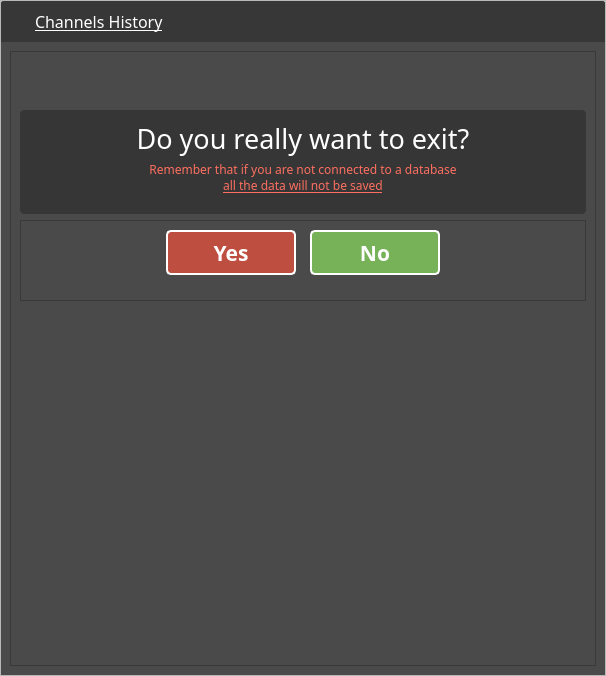
<?xml version="1.0" encoding="UTF-8"?>
<ui version="4.0">
 <class>Form</class>
 <widget class="QWidget" name="Form">
  <property name="geometry">
   <rect>
    <x>0</x>
    <y>0</y>
    <width>606</width>
    <height>676</height>
   </rect>
  </property>
  <property name="windowTitle">
   <string>Form</string>
  </property>
  <layout class="QVBoxLayout" name="verticalLayout">
   <property name="leftMargin">
    <number>0</number>
   </property>
   <property name="topMargin">
    <number>0</number>
   </property>
   <property name="rightMargin">
    <number>0</number>
   </property>
   <property name="bottomMargin">
    <number>0</number>
   </property>
   <item>
    <widget class="QFrame" name="db_channel_history">
     <property name="frameShape">
      <enum>QFrame::StyledPanel</enum>
     </property>
     <property name="frameShadow">
      <enum>QFrame::Raised</enum>
     </property>
     <layout class="QVBoxLayout" name="verticalLayout_18" stretch="0,0">
      <property name="spacing">
       <number>0</number>
      </property>
      <property name="leftMargin">
       <number>0</number>
      </property>
      <property name="topMargin">
       <number>0</number>
      </property>
      <property name="rightMargin">
       <number>0</number>
      </property>
      <property name="bottomMargin">
       <number>0</number>
      </property>
      <item>
       <widget class="QFrame" name="frame_35">
        <property name="minimumSize">
         <size>
          <width>0</width>
          <height>41</height>
         </size>
        </property>
        <property name="styleSheet">
         <string notr="true">QFrame{
background-color: rgb(55, 55, 55);
border-top-left-radius:2px;
border-top-right-radius:2px;
}</string>
        </property>
        <property name="frameShape">
         <enum>QFrame::StyledPanel</enum>
        </property>
        <property name="frameShadow">
         <enum>QFrame::Raised</enum>
        </property>
        <layout class="QHBoxLayout" name="horizontalLayout" stretch="0,1,0,0">
         <property name="spacing">
          <number>6</number>
         </property>
         <property name="leftMargin">
          <number>13</number>
         </property>
         <property name="topMargin">
          <number>9</number>
         </property>
         <property name="rightMargin">
          <number>13</number>
         </property>
         <property name="bottomMargin">
          <number>9</number>
         </property>
         <item>
          <widget class="QLabel" name="label_14">
           <property name="minimumSize">
            <size>
             <width>15</width>
             <height>0</height>
            </size>
           </property>
           <property name="styleSheet">
            <string notr="true">image: url(:/database/icons/db/db_s_white.svg);</string>
           </property>
           <property name="text">
            <string/>
           </property>
          </widget>
         </item>
         <item>
          <widget class="QLabel" name="label_15">
           <property name="font">
            <font>
             <family>Segoe UI Semibold</family>
             <pointsize>12</pointsize>
            </font>
           </property>
           <property name="styleSheet">
            <string notr="true">QLabel{
	color:white;
}</string>
           </property>
           <property name="text">
            <string>&lt;html&gt;&lt;head/&gt;&lt;body&gt;&lt;p&gt;&lt;span style=&quot; text-decoration: underline;&quot;&gt;Channels History&lt;/span&gt;&lt;/p&gt;&lt;/body&gt;&lt;/html&gt;</string>
           </property>
          </widget>
         </item>
         <item>
          <widget class="QPushButton" name="refresh_db_btn">
           <property name="minimumSize">
            <size>
             <width>15</width>
             <height>15</height>
            </size>
           </property>
           <property name="maximumSize">
            <size>
             <width>15</width>
             <height>15</height>
            </size>
           </property>
           <property name="cursor">
            <cursorShape>PointingHandCursor</cursorShape>
           </property>
           <property name="styleSheet">
            <string notr="true">QPushButton{
image: url(:/database/icons/db/reload_db.png);
border-radius:4px;
	background-color: rgb(55, 55, 55);
}

QPushButton::hover{
	background-color: rgb(63, 63, 63);
}

QPushButton::pressed{
	background-color: rgb(43, 43, 43);
}
</string>
           </property>
           <property name="text">
            <string/>
           </property>
          </widget>
         </item>
         <item>
          <widget class="QPushButton" name="exit_db_btn">
           <property name="minimumSize">
            <size>
             <width>26</width>
             <height>18</height>
            </size>
           </property>
           <property name="maximumSize">
            <size>
             <width>26</width>
             <height>18</height>
            </size>
           </property>
           <property name="cursor">
            <cursorShape>PointingHandCursor</cursorShape>
           </property>
           <property name="styleSheet">
            <string notr="true">QPushButton{
image: url(:/database/icons/db/exit_db.png);
border-radius:8px;
	background-color: rgb(55, 55, 55);
}

QPushButton::hover{
	background-color: rgb(59, 59, 59);
}

QPushButton::pressed{
	background-color: rgb(43, 43, 43);
}
</string>
           </property>
           <property name="text">
            <string/>
           </property>
          </widget>
         </item>
        </layout>
       </widget>
      </item>
      <item>
       <widget class="QStackedWidget" name="stackedWidget">
        <property name="styleSheet">
         <string notr="true">background-color: rgb(74, 74, 74);</string>
        </property>
        <property name="currentIndex">
         <number>1</number>
        </property>
        <widget class="QWidget" name="page_1">
         <layout class="QVBoxLayout" name="verticalLayout_2">
          <item>
           <widget class="QScrollArea" name="scrollArea1">
            <property name="styleSheet">
             <string notr="true">background-color: qlineargradient(spread:pad, x1:0, y1:0.0116818, x2:1, y2:1, stop:1 rgba(0, 0, 0, 0));</string>
            </property>
            <property name="horizontalScrollBarPolicy">
             <enum>Qt::ScrollBarAlwaysOff</enum>
            </property>
            <property name="widgetResizable">
             <bool>true</bool>
            </property>
            <widget class="QWidget" name="scroll_widget">
             <property name="geometry">
              <rect>
               <x>0</x>
               <y>0</y>
               <width>584</width>
               <height>478</height>
              </rect>
             </property>
             <property name="styleSheet">
              <string notr="true">
	background-color: qlineargradient(spread:pad, x1:0, y1:0.0116818, x2:1, y2:1, stop:1 rgba(0, 0, 0, 0));
</string>
             </property>
             <layout class="QVBoxLayout" name="verticalLayout_19">
              <property name="leftMargin">
               <number>9</number>
              </property>
              <item>
               <layout class="QVBoxLayout" name="channel_list_widget">
                <property name="spacing">
                 <number>0</number>
                </property>
                <property name="topMargin">
                 <number>0</number>
                </property>
                <property name="bottomMargin">
                 <number>13</number>
                </property>
               </layout>
              </item>
              <item>
               <spacer name="verticalSpacer">
                <property name="orientation">
                 <enum>Qt::Vertical</enum>
                </property>
                <property name="sizeHint" stdset="0">
                 <size>
                  <width>20</width>
                  <height>40</height>
                 </size>
                </property>
               </spacer>
              </item>
             </layout>
            </widget>
           </widget>
          </item>
         </layout>
        </widget>
        <widget class="QWidget" name="page_2">
         <layout class="QHBoxLayout" name="horizontalLayout_2">
          <item>
           <widget class="QFrame" name="frame">
            <property name="frameShape">
             <enum>QFrame::StyledPanel</enum>
            </property>
            <property name="frameShadow">
             <enum>QFrame::Raised</enum>
            </property>
            <layout class="QVBoxLayout" name="verticalLayout_3">
             <item>
              <spacer name="verticalSpacer_2">
               <property name="orientation">
                <enum>Qt::Vertical</enum>
               </property>
               <property name="sizeHint" stdset="0">
                <size>
                 <width>20</width>
                 <height>40</height>
                </size>
               </property>
              </spacer>
             </item>
             <item>
              <widget class="QFrame" name="frame_menu_exit">
               <property name="sizePolicy">
                <sizepolicy hsizetype="Preferred" vsizetype="Maximum">
                 <horstretch>0</horstretch>
                 <verstretch>0</verstretch>
                </sizepolicy>
               </property>
               <property name="minimumSize">
                <size>
                 <width>0</width>
                 <height>104</height>
                </size>
               </property>
               <property name="font">
                <font>
                 <pointsize>7</pointsize>
                </font>
               </property>
               <property name="styleSheet">
                <string notr="true">QFrame {
background-color: rgb(54, 54, 54);
border-radius:4px;
}</string>
               </property>
               <property name="frameShape">
                <enum>QFrame::StyledPanel</enum>
               </property>
               <property name="frameShadow">
                <enum>QFrame::Raised</enum>
               </property>
               <layout class="QVBoxLayout" name="verticalLayout_4" stretch="0,0">
                <property name="spacing">
                 <number>0</number>
                </property>
                <property name="leftMargin">
                 <number>0</number>
                </property>
                <property name="topMargin">
                 <number>6</number>
                </property>
                <property name="rightMargin">
                 <number>0</number>
                </property>
                <property name="bottomMargin">
                 <number>15</number>
                </property>
                <item>
                 <widget class="QLabel" name="label">
                  <property name="sizePolicy">
                   <sizepolicy hsizetype="Preferred" vsizetype="Maximum">
                    <horstretch>0</horstretch>
                    <verstretch>0</verstretch>
                   </sizepolicy>
                  </property>
                  <property name="font">
                   <font>
                    <family>Segoe UI Semibold</family>
                    <pointsize>20</pointsize>
                   </font>
                  </property>
                  <property name="styleSheet">
                   <string notr="true">color: rgb(255, 255, 255);</string>
                  </property>
                  <property name="text">
                   <string>Do you really want to exit?</string>
                  </property>
                  <property name="alignment">
                   <set>Qt::AlignCenter</set>
                  </property>
                 </widget>
                </item>
                <item>
                 <widget class="QLabel" name="label_2">
                  <property name="sizePolicy">
                   <sizepolicy hsizetype="Preferred" vsizetype="Maximum">
                    <horstretch>0</horstretch>
                    <verstretch>0</verstretch>
                   </sizepolicy>
                  </property>
                  <property name="font">
                   <font>
                    <family>Segoe UI Semibold</family>
                    <pointsize>9</pointsize>
                   </font>
                  </property>
                  <property name="styleSheet">
                   <string notr="true">color: rgb(253, 111, 96);</string>
                  </property>
                  <property name="text">
                   <string>&lt;html&gt;&lt;head/&gt;&lt;body&gt;Remember that if you are not connected to a database &lt;span style=&quot; text-decoration: underline;&quot;&gt;&lt;br&gt;all the data will not be saved&lt;/span&gt;&lt;/body&gt;&lt;/html&gt;</string>
                  </property>
                  <property name="alignment">
                   <set>Qt::AlignCenter</set>
                  </property>
                 </widget>
                </item>
               </layout>
              </widget>
             </item>
             <item>
              <widget class="QFrame" name="frame_3">
               <property name="frameShape">
                <enum>QFrame::StyledPanel</enum>
               </property>
               <property name="frameShadow">
                <enum>QFrame::Raised</enum>
               </property>
               <layout class="QHBoxLayout" name="horizontalLayout_3">
                <property name="spacing">
                 <number>14</number>
                </property>
                <property name="bottomMargin">
                 <number>25</number>
                </property>
                <item>
                 <spacer name="horizontalSpacer">
                  <property name="orientation">
                   <enum>Qt::Horizontal</enum>
                  </property>
                  <property name="sizeHint" stdset="0">
                   <size>
                    <width>40</width>
                    <height>20</height>
                   </size>
                  </property>
                 </spacer>
                </item>
                <item>
                 <widget class="QPushButton" name="pushButton">
                  <property name="minimumSize">
                   <size>
                    <width>130</width>
                    <height>45</height>
                   </size>
                  </property>
                  <property name="maximumSize">
                   <size>
                    <width>130</width>
                    <height>45</height>
                   </size>
                  </property>
                  <property name="font">
                   <font>
                    <family>Segoe UI Semibold</family>
                    <pointsize>16</pointsize>
                    <weight>75</weight>
                    <bold>true</bold>
                   </font>
                  </property>
                  <property name="cursor">
                   <cursorShape>PointingHandCursor</cursorShape>
                  </property>
                  <property name="styleSheet">
                   <string notr="true">QPushButton{
background-color: rgb(190, 79, 64);
color: #ffffff;
border-radius: 5px;
border: 2px solid white;
}

QPushButton::hover{
background-color: rgb(210, 79, 64);
}


QPushButton::pressed{
background-color: rgb(190, 79, 64);
}
</string>
                  </property>
                  <property name="text">
                   <string>Yes</string>
                  </property>
                 </widget>
                </item>
                <item>
                 <widget class="QPushButton" name="pushButton_2">
                  <property name="minimumSize">
                   <size>
                    <width>130</width>
                    <height>45</height>
                   </size>
                  </property>
                  <property name="maximumSize">
                   <size>
                    <width>130</width>
                    <height>45</height>
                   </size>
                  </property>
                  <property name="font">
                   <font>
                    <family>Segoe UI Semibold</family>
                    <pointsize>16</pointsize>
                    <weight>75</weight>
                    <bold>true</bold>
                   </font>
                  </property>
                  <property name="cursor">
                   <cursorShape>PointingHandCursor</cursorShape>
                  </property>
                  <property name="styleSheet">
                   <string notr="true">QPushButton{
	background-color: rgb(119, 177, 88);
color: #ffffff;
border-radius: 5px;
border: 2px solid white;
}

QPushButton::hover{
	background-color: rgb(119, 200, 88);
}

QPushButton::pressed{
	background-color: rgb(119, 190, 88);
}</string>
                  </property>
                  <property name="text">
                   <string>No</string>
                  </property>
                 </widget>
                </item>
                <item>
                 <spacer name="horizontalSpacer_2">
                  <property name="orientation">
                   <enum>Qt::Horizontal</enum>
                  </property>
                  <property name="sizeHint" stdset="0">
                   <size>
                    <width>40</width>
                    <height>20</height>
                   </size>
                  </property>
                 </spacer>
                </item>
               </layout>
              </widget>
             </item>
             <item>
              <widget class="QLabel" name="label_3">
               <property name="minimumSize">
                <size>
                 <width>0</width>
                 <height>300</height>
                </size>
               </property>
               <property name="styleSheet">
                <string notr="true">image: url(:/database/icons/db/db_s_exit.svg);</string>
               </property>
               <property name="text">
                <string/>
               </property>
              </widget>
             </item>
             <item>
              <spacer name="verticalSpacer_3">
               <property name="orientation">
                <enum>Qt::Vertical</enum>
               </property>
               <property name="sizeHint" stdset="0">
                <size>
                 <width>20</width>
                 <height>40</height>
                </size>
               </property>
              </spacer>
             </item>
            </layout>
           </widget>
          </item>
         </layout>
        </widget>
       </widget>
      </item>
     </layout>
    </widget>
   </item>
  </layout>
 </widget>
 <resources>
  <include location="../../ui/img_ui.qrc"/>
 </resources>
 <connections/>
</ui>
